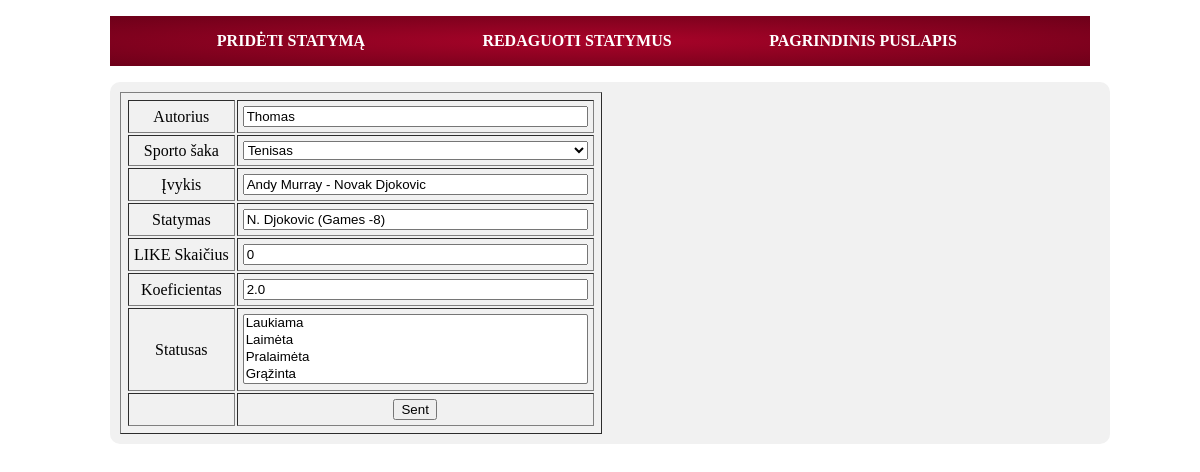
Page /tex/admin/edit_data.php?id=1 on the committed database.
### tables this page shows
CREATE TABLE IF NOT EXISTS `bets` (
  `id` mediumint(8) NOT NULL AUTO_INCREMENT,
  `date` timestamp NOT NULL DEFAULT CURRENT_TIMESTAMP,
  `author` varchar(255) NOT NULL,
  `sport` varchar(255) NOT NULL,
  `matchas` varchar(255) NOT NULL,
  `bet` varchar(255) NOT NULL,
  `koef` varchar(255) NOT NULL,
  `status` varchar(255) NOT NULL,
  `like_count` int(4) NOT NULL DEFAULT '0',
  PRIMARY KEY (`id`),
  UNIQUE KEY `id` (`id`)
);

### tex/admin/edit_data.php (the view, shortened to what this page needs)
<!DOCTYPE HTML>
<html>
<head>
<link rel="stylesheet" type="text/css" href="/tex/admin/style.css">
</head>
<body>
<div id="container">
	<div id="menu">
		<ul>
			<li><a href="/tex/admin/add.php">Pridėti statymą</a></li>
			<li><a href="/tex/admin/edit.php">Redaguoti statymus</a></li>
			<li><a href="/tex/">Pagrindinis puslapis</a></li>
		</ul>
	</div>
	<div id="content">
		<?php
$tbl_name="bets";
$id=$_GET['id'];
$sql="SELECT * FROM $tbl_name WHERE id='$id'";
$result=mysql_query($sql);
$row=mysql_fetch_array($result);
?>
<table border="1">
        <form action="../admin/edit_update.php" method="post">
        <tr>
          <td>Autorius</td>
          <td><input type="text" name="author" size="40" value="<?php echo $row['author'];?>">
          </td>
        </tr>
	<tr>
	<td>Sporto šaka</td>
	<td><select name="sport" id="sport">
			<option value = "Tenisas" <?php if ($row['sport']=='Tenisas') { ?>selected="selected"<?php } ?>>Tenisas</option>
    </select></td>
	</tr>
		        <tr>
          <td>Įvykis</td>
          <td><input type="text" name="matchas" size="40" value="<?php echo $row['matchas'];?>">
          </td>
        </tr>
		        <tr>
          <td>Statymas</td>
          <td><input type="text" name="bet" size="40" value="<?php echo $row['bet'];?>">
          </td>
        </tr>
				        <tr>
          <td>LIKE Skaičius</td>
          <td><input type="text" name="like_count" size="40" value="<?php echo $row['like_count'];?>">
          </td>
        </tr>
		        <tr>
          <td>Koeficientas</td>
          <td><input type="text" name="koef" size="40" value="<?php echo $row['koef'];?>">
          </td>
        </tr>
	<tr>
	<td>Statusas</td>
	<td><select name="status" id="status" size="4">
			<option value = "Laukiama" <?php if ($row['status']=='Laukiama') { ?>selected="selected"<?php } ?>>Laukiama</option>
            <option value = "Laimėta" <?php if ($row['status']=='Laimėta') { ?>selected="selected"<?php } ?>>Laimėta</option>
            <option value = "Pralaimėta" <?php if ($row['status']=='Pralaimėta') { ?>selected="selected"<?php } ?>>Pralaimėta</option>
            <option value = "Grąžinta" <?php if ($row['status']=='Grąžinta') { ?>selected="selected"<?php } ?>>Grąžinta</option>
    </select></td>
	</tr>
        <tr>
          <td></td>
          <td align="right"><input type="submit"
          name="submit" value="Sent"></td>
        </tr>
        </table>
</div>
</body>
</html>

### tex/admin/style.css (style rules this page uses)
body { background:url("http://www.cuded.com/wp-content/uploads/2013/12/14-Twitter-Background-Change-New-Modern-Clothes-Blue-Pattern-Design.jpg"); margin:0 auto; }
#container { width:980px; margin:0 auto; }
#menu { background: rgb(169,3,41); background: -moz-radial-gradient(center, ellipse cover, rgba(169,3,41,1) 0%, rgba(143,2,34,1) 44%, rgba(109,0,25,1) 100%); background: -webkit-gradient(radial, center center, 0px, center center, 100%, color-stop(0%,rgba(169,3,41,1)), color-stop(44%,rgba(143,2,34,1)), color-stop(100%,rgba(109,0,25,1))); background: -webkit-radial-gradient(center, ellipse cover, rgba(169,3,41,1) 0%,rgba(143,2,34,1) 44%,rgba(109,0,25,1) 100%); background: -o-radial-gradient(center, ellipse cover, rgba(169,3,41,1) 0%,rgba(143,2,34,1) 44%,rgba(109,0,25,1) 100%); background: -ms-radial-gradient(center, ellipse cover, rgba(169,3,41,1) 0%,rgba(143,2,34,1) 44%,rgba(109,0,25,1) 100%); background: radial-gradient(ellipse at center, rgba(169,3,41,1) 0%,rgba(143,2,34,1) 44%,rgba(109,0,25,1) 100%); filter: progid:DXImageTransform.Microsoft.gradient( startColorstr='#a90329', endColorstr='#6d0019',GradientType=1 ); }
#menu ul { list-style:none; }
#menu li { display:inline-block; width:30%; text-align:center; line-height:50px; }
#menu li a { color:#fff; font-weight:bold; text-transform:uppercase; text-decoration:none; height:50px; padding:20px 3px; }
#content { background:#f1f1f1; min-height:200px; margin-top:20px; border-radius:10px; padding:10px; margin:0 auto; width:100%; }
table,tbody,tr,td { padding:5px; text-align:center; }
select { width:100%; }

### rows in the picture
bets: author "Thomas", sport "Tenisas", matchas "Andy Murray - Novak Djokovic", bet "N. Djokovic (Games -8)", like_count "0", koef "2.0"
